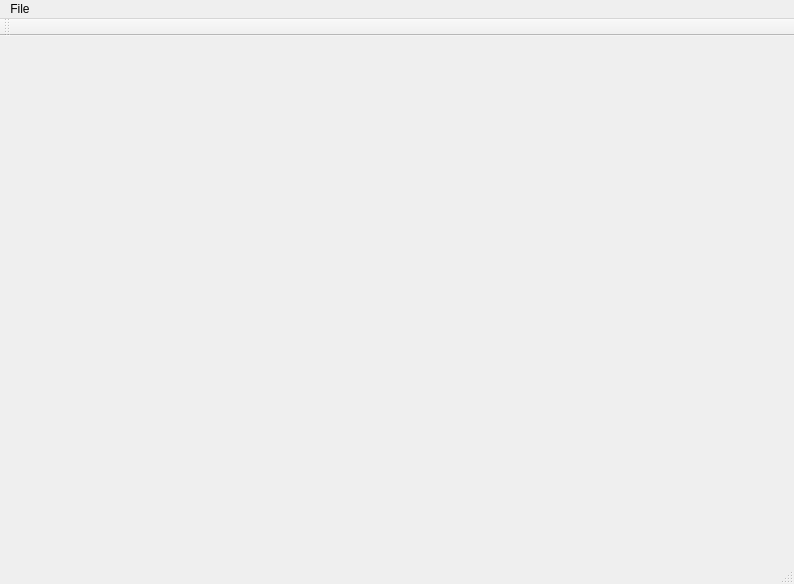
<?xml version="1.0" encoding="UTF-8"?>
<ui version="4.0">
 <class>MainWindow</class>
 <widget class="QMainWindow" name="MainWindow">
  <property name="geometry">
   <rect>
    <x>0</x>
    <y>0</y>
    <width>794</width>
    <height>584</height>
   </rect>
  </property>
  <property name="windowTitle">
   <string>Google Tasks API Client</string>
  </property>
  <widget class="QWidget" name="centralWidget"/>
  <widget class="QMenuBar" name="menuBar">
   <property name="geometry">
    <rect>
     <x>0</x>
     <y>0</y>
     <width>794</width>
     <height>23</height>
    </rect>
   </property>
   <widget class="QMenu" name="menuFile">
    <property name="title">
     <string>File</string>
    </property>
    <addaction name="actionLogin"/>
    <addaction name="actionQuit"/>
   </widget>
   <addaction name="menuFile"/>
  </widget>
  <widget class="QToolBar" name="mainToolBar">
   <attribute name="toolBarArea">
    <enum>TopToolBarArea</enum>
   </attribute>
   <attribute name="toolBarBreak">
    <bool>false</bool>
   </attribute>
  </widget>
  <widget class="QStatusBar" name="statusBar"/>
  <action name="actionLogin">
   <property name="text">
    <string>Login...</string>
   </property>
  </action>
  <action name="actionQuit">
   <property name="text">
    <string>Quit</string>
   </property>
  </action>
 </widget>
 <layoutdefault spacing="6" margin="11"/>
 <resources/>
 <connections/>
</ui>
